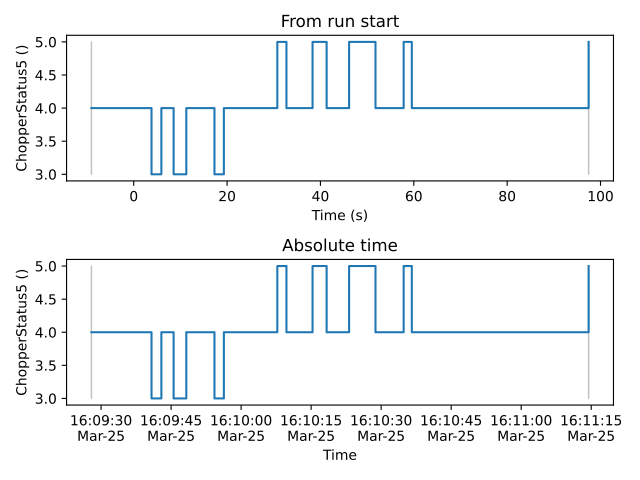

Recreate this plot in Python.
import matplotlib.pyplot as plt
from mantid import plots
from mantid.simpleapi import Load, FilterByTime

w = Load('CNCS_7860')
ws_filtered = FilterByTime(w, StartTime=60, StopTime=120)
fig = plt.figure()
ax1 = fig.add_subplot(211,projection='mantid')
ax2 = fig.add_subplot(212,projection='mantid')
ax1.plot(ws_filtered, LogName='ChopperStatus5',ShowTimeROI=True)
ax1.set_title('From run start')
ax2.plot(ws_filtered, LogName='ChopperStatus5',FullTime=True,ShowTimeROI=True)
ax2.set_title('Absolute time')
fig.tight_layout()
#fig.show()
